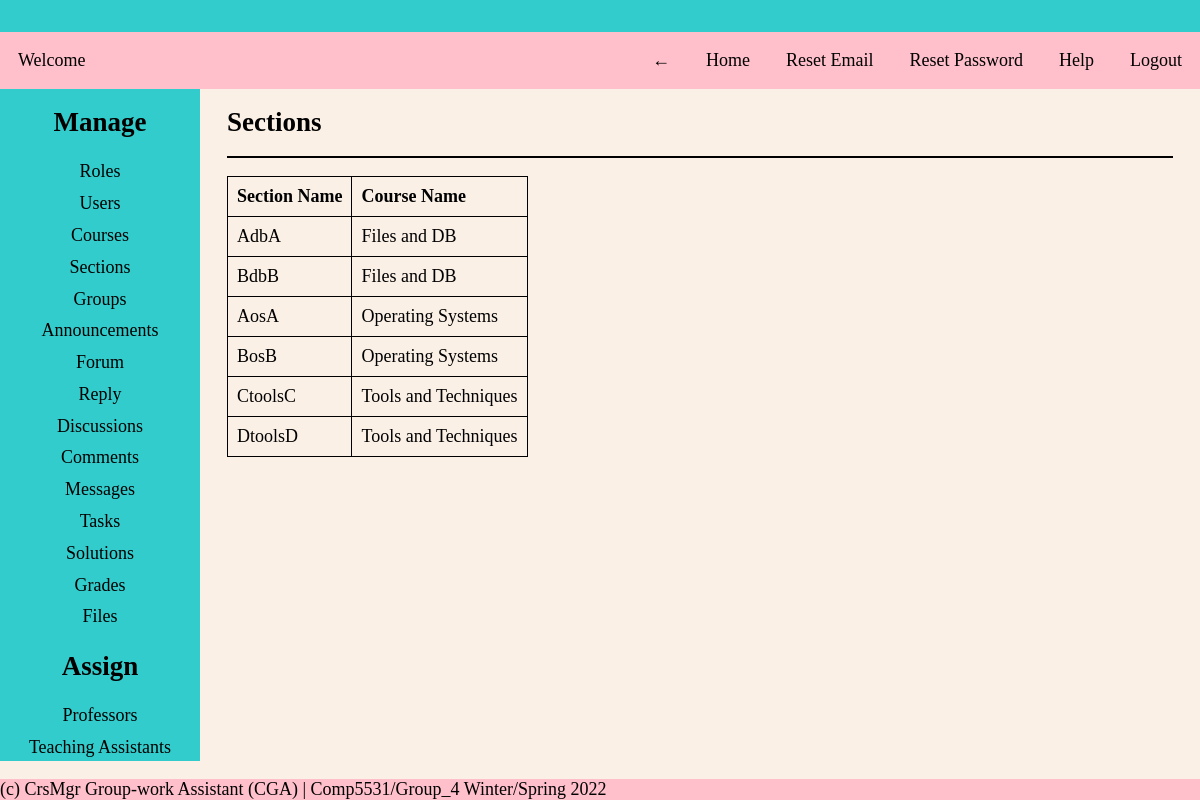
Screenshot of /pages/admin.php?page=sections (signed in) with the database file from the repository.
### tables this page shows
CREATE TABLE section
(
  section_id INT NOT NULL AUTO_INCREMENT PRIMARY KEY,
  section_name VARCHAR(30) NOT NULL,
  course_id INT NOT NULL,
  FOREIGN KEY (course_id) REFERENCES course(course_id)
);

CREATE TABLE course
(
  course_id INT NOT NULL AUTO_INCREMENT PRIMARY KEY,
  course_name VARCHAR(30) NOT NULL UNIQUE,
  course_number INT NOT NULL UNIQUE
);

### CRUD/sections.php (the view, shortened to what this page needs)
<div class="content-body">
    <?php
    $query = "SELECT * FROM section as s
JOIN course as c ON c.course_id = s.course_id
ORDER BY section_id ASC";
    $results = mysqli_query($conn, $query);
    ?>
    <h2>Sections</h2>
    <hr>
    <table>
        <thead>
            <tr>
                <th>Section Name</th>
                <th>Course Name</th>
            </tr>
        </thead>
        <tbody>
            <?php
            foreach ($results as $row) {
                $section_name = $row['section_name'];
                $course_name = $row['course_name'];
            ?>
                <tr>
                    <td><?= $section_name ?></td>
                    <td><?= $course_name ?></td>
                </tr>
            <?php } ?>
        </tbody>
    </table>
</div>

### includes/header.php (shortened to what this page needs)
<?php
$name = $_SESSION['name'];
$role_name = $_SESSION['role_name'];
?>
<!DOCTYPE html>
<html lang="en">
<head>
    <link rel="stylesheet" href="../styles/style.css">
</head>
<body>
    <header>
        <div class="title-bar">
            <h1><?= $role_name ?></h1>
            <nav>
                <div class="header-minimum">
                    <p>Welcome <b><?= $name ?></b></p>
                </div>
                <ul class="header-link" id="header-link">
                    <li><a href="javascript:history.go(-1)">&larr;</a></li>
                    <li><a href="?page=home">Home</a></li>
                    <li><a href="../auth/reset-email.php">Reset Email</a></li>
                    <li><a href="../auth/reset-password.php">Reset Password</a></li>
                    <li><a href="?page=help">Help</a></li>
                    <li><a href="../auth/logout.php">Logout</a></li>
                </ul>
            </nav>
        </div>
    </header>

### pages/admin.php (shortened to what this page needs)
<?php require("../includes/header.php"); ?>
<main>
    <div class="main-body">
        <section>
            <div class="col-left">
                <div class="main-menu">
                    <h2>Manage</h2>
                    <ul class="menu-list">
                        <li><a href="?page=roles">Roles</a></li>
                        <li><a href="?page=users">Users</a></li>
                        <li><a href="?page=courses">Courses</a></li>
                        <li><a href="?page=sections">Sections</a></li>
                        <li><a href="?page=groups">Groups</a></li>
                        <li><a href="?page=announcements">Announcements</a></li>
                        <li><a href="?page=forums">Forum</a></li>
                        <li><a href="?page=reply">Reply</a></li>
                        <li><a href="?page=discussions">Discussions</a></li>
                        <li><a href="?page=comments">Comments</a></li>
                        <li><a href="?page=messages">Messages</a></li>
                        <li><a href="?page=task">Tasks</a></li>
                        <li><a href="?page=solution">Solutions</a></li>
                        <li><a href="?page=grades">Grades</a></li>
                        <li><a href="?page=files">Files</a></li>
                    </ul>
                    <h2>Assign</h2>
                    <ul class="menu-list">
                        <li><a href="?page=assign-professors">Professors</a></li>
                        <li><a href="?page=assign-tas">Teaching Assistants</a></li>
                    </ul>
                </div>
            </div>
        </section>
        <section>
            <div class="col-right">
                <?php
                if (isset($_GET['page'])) {
                    $page = $_GET['page'];
                    if (file_exists("../CRUD/" . $page . ".php")) {
                        include("../CRUD/" . $page . ".php");
                    }
                } else {
                    include("../includes/home.php");
                }
                ?>
            </div>
        </section>
    </div>
</main>
<?php require("../includes/footer.php"); ?>

### includes/footer.php (shortened to what this page needs)
<footer>
    <p> (c) CrsMgr Group-work Assistant (CGA) | Comp5531/Group_4 Winter/Spring 2022</p>
</footer>
</body>
</html>

### styles/style.css (style rules this page uses)
* { margin: 0; padding: 0; box-sizing: border-box; }
body { background-color: #faf0e6; font-family: 'Times New Roman', Times, serif; font-size: large; }
li { list-style-type: none; overflow-wrap: break-word; }
a { text-decoration: none; }
header h1 { background: #33cccc; padding: 1rem 0.5rem; text-align: center; font-weight: bolder; }
.header-minimum { display: flex; align-items: center; justify-content: space-between; background-color: #ffc0cb; }
.header-link { background-color: #ffc0cb; }
nav p { padding: 0 1em; }
nav li { list-style-type: none; padding: 1em; }
nav li a { text-decoration: none; color: black; }
.main-body { display: grid; }
section { text-align: center; }
.col-left { overflow: hidden; background-color: #33cccc; padding: 1em 0; height: 84vh; }
hr { border: 1px solid black; margin: 1em 0; }
.main-menu ul { list-style-type: none; }
.menu-list { padding: 1em 0; }
.menu-list li { padding: 0.3em 0; }
.menu-list a { text-decoration: none; color: black; }
.col-right { overflow-y: scroll; text-align: left; padding: 1em; height: 84vh; }
.content-body { padding: 0 0.5em; text-align: left; }
table, th, td { border: 1px solid; border-collapse: collapse; text-align: left; padding: 0.5em; }
td { max-width: 250px; overflow: hidden; text-overflow: ellipsis; white-space: nowrap; }
footer p { background-color: #ffc0cb; position: fixed; bottom: 0px; width: 100%; }
@media only screen and (min-width: 480px) { .main-body { grid-template-columns: 2fr 4fr; } }
@media only screen and (min-width: 480px) { .header-link { display: none; } }
@media only screen and (min-width: 768px) { .main-body { grid-template-columns: 1fr 4fr; } }
@media only screen and (min-width: 1024px) { .main-body { grid-template-columns: 1fr 5fr; } }
@media only screen and (min-width: 1024px) { nav { display: flex; align-items: center; justify-content: space-between; background-color: #ffc0cb; } }
@media only screen and (min-width: 1024px) { .header-link { display: flex; flex-wrap: wrap; background-color: #ffc0cb; } }
@media only screen and (max-height: 900px) and (min-width: 480px) { .col-left { overflow-y: scroll; } }

### rows the page displays
section: section_name "AdbA", course.course_name "Files and DB"
section: section_name "BdbB", course.course_name "Files and DB"
section: section_name "AosA", course.course_name "Operating Systems"
section: section_name "BosB", course.course_name "Operating Systems"
section: section_name "CtoolsC", course.course_name "Tools and Techniques"
section: section_name "DtoolsD", course.course_name "Tools and Techniques"
